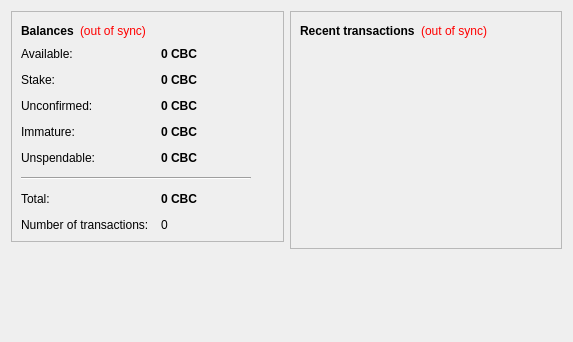
<?xml version="1.0" encoding="UTF-8"?>
<ui version="4.0">
 <class>OverviewPage</class>
 <widget class="QWidget" name="OverviewPage">
  <property name="geometry">
   <rect>
    <x>0</x>
    <y>0</y>
    <width>573</width>
    <height>342</height>
   </rect>
  </property>
  <property name="windowTitle">
   <string>Form</string>
  </property>
  <layout class="QHBoxLayout" name="horizontalLayout" stretch="1,1">
   <item>
    <layout class="QVBoxLayout" name="verticalLayout_2">
     <item>
      <widget class="QFrame" name="frame">
       <property name="frameShape">
        <enum>QFrame::StyledPanel</enum>
       </property>
       <property name="frameShadow">
        <enum>QFrame::Raised</enum>
       </property>
       <layout class="QVBoxLayout" name="verticalLayout_4">
        <item>
         <layout class="QHBoxLayout" name="horizontalLayout_4">
          <item>
           <widget class="QLabel" name="label_5">
            <property name="font">
             <font>
              <weight>75</weight>
              <bold>true</bold>
             </font>
            </property>
            <property name="text">
             <string>Balances</string>
            </property>
           </widget>
          </item>
          <item>
           <widget class="QLabel" name="labelWalletStatus">
            <property name="toolTip">
             <string>The displayed information may be out of date. Your wallet automatically synchronizes with the CharlieBrownCoin network after a connection is established, but this process has not completed yet.</string>
            </property>
            <property name="styleSheet">
             <string notr="true">QLabel { color: red; }</string>
            </property>
            <property name="text">
             <string notr="true">(out of sync)</string>
            </property>
            <property name="alignment">
             <set>Qt::AlignLeading|Qt::AlignLeft|Qt::AlignVCenter</set>
            </property>
           </widget>
          </item>
          <item>
           <spacer name="horizontalSpacer_2">
            <property name="orientation">
             <enum>Qt::Horizontal</enum>
            </property>
            <property name="sizeHint" stdset="0">
             <size>
              <width>40</width>
              <height>20</height>
             </size>
            </property>
           </spacer>
          </item>
         </layout>
        </item>
        <item>
         <layout class="QFormLayout" name="formLayout_2">
          <property name="fieldGrowthPolicy">
           <enum>QFormLayout::AllNonFixedFieldsGrow</enum>
          </property>
          <property name="horizontalSpacing">
           <number>12</number>
          </property>
          <property name="verticalSpacing">
           <number>12</number>
          </property>
          <item row="0" column="0">
           <widget class="QLabel" name="labelAvailableText">
            <property name="toolTip">
             <string>Your current available balance</string>
            </property>
            <property name="text">
             <string>Available:</string>
            </property>
           </widget>
          </item>
          <item row="0" column="1">
           <widget class="QLabel" name="labelAvailable">
            <property name="font">
             <font>
              <weight>75</weight>
              <bold>true</bold>
             </font>
            </property>
            <property name="cursor">
             <cursorShape>IBeamCursor</cursorShape>
            </property>
            <property name="toolTip">
             <string>Your current available balance</string>
            </property>
            <property name="text">
             <string notr="true">0 CBC</string>
            </property>
            <property name="alignment">
             <set>Qt::AlignLeading|Qt::AlignLeft|Qt::AlignVCenter</set>
            </property>
            <property name="textInteractionFlags">
             <set>Qt::LinksAccessibleByMouse|Qt::TextSelectableByKeyboard|Qt::TextSelectableByMouse</set>
            </property>
           </widget>
          </item>
          <item row="1" column="0">
           <widget class="QLabel" name="label_6">
            <property name="toolTip">
             <string>Total of coins that was staked, and do not yet count toward the current balance</string>
            </property>
            <property name="text">
             <string>Stake:</string>
            </property>
           </widget>
          </item>
          <item row="1" column="1">
           <widget class="QLabel" name="labelStake">
            <property name="font">
             <font>
              <weight>75</weight>
              <bold>true</bold>
             </font>
            </property>
            <property name="cursor">
             <cursorShape>IBeamCursor</cursorShape>
            </property>
            <property name="toolTip">
             <string>Total of coins that was staked, and do not yet count toward the current balance</string>
            </property>
            <property name="text">
             <string notr="true">0 CBC</string>
            </property>
            <property name="alignment">
             <set>Qt::AlignLeading|Qt::AlignLeft|Qt::AlignVCenter</set>
            </property>
            <property name="textInteractionFlags">
             <set>Qt::LinksAccessibleByMouse|Qt::TextSelectableByKeyboard|Qt::TextSelectableByMouse</set>
            </property>
           </widget>
          </item>
          <item row="2" column="0">
           <widget class="QLabel" name="label_3">
            <property name="toolTip">
             <string>Total of transactions that have yet to be confirmed, and do not yet count toward the current balance</string>
            </property>
            <property name="text">
             <string>Unconfirmed:</string>
            </property>
           </widget>
          </item>
          <item row="2" column="1">
           <widget class="QLabel" name="labelUnconfirmed">
            <property name="font">
             <font>
              <weight>75</weight>
              <bold>true</bold>
             </font>
            </property>
            <property name="cursor">
             <cursorShape>IBeamCursor</cursorShape>
            </property>
            <property name="toolTip">
             <string>Total of transactions that have yet to be confirmed, and do not yet count toward the current balance</string>
            </property>
            <property name="text">
             <string notr="true">0 CBC</string>
            </property>
            <property name="alignment">
             <set>Qt::AlignLeading|Qt::AlignLeft|Qt::AlignVCenter</set>
            </property>
            <property name="textInteractionFlags">
             <set>Qt::LinksAccessibleByMouse|Qt::TextSelectableByKeyboard|Qt::TextSelectableByMouse</set>
            </property>
           </widget>
          </item>
          <item row="3" column="0">
           <widget class="QLabel" name="labelImmatureText">
            <property name="toolTip">
             <string>Mined balance that has not yet matured</string>
            </property>
            <property name="text">
             <string>Immature:</string>
            </property>
           </widget>
          </item>
          <item row="3" column="1">
           <widget class="QLabel" name="labelImmature">
            <property name="font">
             <font>
              <weight>75</weight>
              <bold>true</bold>
             </font>
            </property>
            <property name="toolTip">
             <string>Mined balance that has not yet matured</string>
            </property>
            <property name="text">
             <string notr="true">0 CBC</string>
            </property>
            <property name="alignment">
             <set>Qt::AlignLeading|Qt::AlignLeft|Qt::AlignVCenter</set>
            </property>
            <property name="textInteractionFlags">
             <set>Qt::LinksAccessibleByMouse|Qt::TextSelectableByKeyboard|Qt::TextSelectableByMouse</set>
            </property>
           </widget>
          </item>
          <item row="4" column="0">
           <widget class="QLabel" name="labelBalanceWatchOnlyText">
            <property name="toolTip">
             <string>Your unspendable balance</string>
            </property>
            <property name="text">
             <string>Unspendable:</string>
            </property>
           </widget>
          </item>
          <item row="4" column="1">
           <widget class="QLabel" name="labelBalanceWatchOnly">
            <property name="font">
             <font>
              <weight>75</weight>
              <bold>true</bold>
             </font>
            </property>
            <property name="cursor">
             <cursorShape>IBeamCursor</cursorShape>
            </property>
            <property name="toolTip">
             <string>Your unspendable balance</string>
            </property>
            <property name="text">
             <string notr="true">0 CBC</string>
            </property>
            <property name="alignment">
             <set>Qt::AlignLeading|Qt::AlignLeft|Qt::AlignVCenter</set>
            </property>
            <property name="textInteractionFlags">
             <set>Qt::LinksAccessibleByMouse|Qt::TextSelectableByKeyboard|Qt::TextSelectableByMouse</set>
            </property>
           </widget>
          </item>
          <item row="5" column="0" colspan="2">
           <widget class="Line" name="line">
            <property name="maximumSize">
             <size>
              <width>230</width>
              <height>16777215</height>
             </size>
            </property>
            <property name="orientation">
             <enum>Qt::Horizontal</enum>
            </property>
           </widget>
          </item>
          <item row="6" column="0">
           <widget class="QLabel" name="labelTotalText">
            <property name="toolTip">
             <string>Your current total balance</string>
            </property>
            <property name="text">
             <string>Total:</string>
            </property>
           </widget>
          </item>
          <item row="6" column="1">
           <widget class="QLabel" name="labelTotal">
            <property name="font">
             <font>
              <weight>75</weight>
              <bold>true</bold>
             </font>
            </property>
            <property name="toolTip">
             <string>Your current total balance</string>
            </property>
            <property name="text">
             <string notr="true">0 CBC</string>
            </property>
            <property name="alignment">
             <set>Qt::AlignLeading|Qt::AlignLeft|Qt::AlignVCenter</set>
            </property>
            <property name="textInteractionFlags">
             <set>Qt::LinksAccessibleByMouse|Qt::TextSelectableByKeyboard|Qt::TextSelectableByMouse</set>
            </property>
           </widget>
          </item>
          <item row="7" column="0">
           <widget class="QLabel" name="label_2">
            <property name="toolTip">
             <string>Total number of transactions in wallet</string>
            </property>
            <property name="text">
             <string>Number of transactions:</string>
            </property>
           </widget>
          </item>
          <item row="7" column="1">
           <widget class="QLabel" name="labelNumTransactions">
            <property name="toolTip">
             <string>Total number of transactions in wallet</string>
            </property>
            <property name="text">
             <string notr="true">0</string>
            </property>
           </widget>
          </item>
         </layout>
        </item>
       </layout>
      </widget>
     </item>
     <item>
      <spacer name="verticalSpacer">
       <property name="orientation">
        <enum>Qt::Vertical</enum>
       </property>
       <property name="sizeHint" stdset="0">
        <size>
         <width>20</width>
         <height>40</height>
        </size>
       </property>
      </spacer>
     </item>
    </layout>
   </item>
   <item>
    <layout class="QVBoxLayout" name="verticalLayout_3">
     <item>
      <widget class="QFrame" name="frame_2">
       <property name="frameShape">
        <enum>QFrame::StyledPanel</enum>
       </property>
       <property name="frameShadow">
        <enum>QFrame::Raised</enum>
       </property>
       <layout class="QVBoxLayout" name="verticalLayout">
        <item>
         <layout class="QHBoxLayout" name="horizontalLayout_2">
          <item>
           <widget class="QLabel" name="label_4">
            <property name="text">
             <string>&lt;b&gt;Recent transactions&lt;/b&gt;</string>
            </property>
           </widget>
          </item>
          <item>
           <widget class="QLabel" name="labelTransactionsStatus">
            <property name="toolTip">
             <string>The displayed information may be out of date. Your wallet automatically synchronizes with the CharlieBrownCoin network after a connection is established, but this process has not completed yet.</string>
            </property>
            <property name="styleSheet">
             <string notr="true">QLabel { color: red; }</string>
            </property>
            <property name="text">
             <string notr="true">(out of sync)</string>
            </property>
            <property name="alignment">
             <set>Qt::AlignRight|Qt::AlignTrailing|Qt::AlignVCenter</set>
            </property>
           </widget>
          </item>
          <item>
           <spacer name="horizontalSpacer">
            <property name="orientation">
             <enum>Qt::Horizontal</enum>
            </property>
            <property name="sizeHint" stdset="0">
             <size>
              <width>40</width>
              <height>20</height>
             </size>
            </property>
           </spacer>
          </item>
         </layout>
        </item>
        <item>
         <widget class="QListView" name="listTransactions">
          <property name="styleSheet">
           <string notr="true">QListView { background: transparent; }</string>
          </property>
          <property name="frameShape">
           <enum>QFrame::NoFrame</enum>
          </property>
          <property name="verticalScrollBarPolicy">
           <enum>Qt::ScrollBarAlwaysOff</enum>
          </property>
          <property name="horizontalScrollBarPolicy">
           <enum>Qt::ScrollBarAlwaysOff</enum>
          </property>
          <property name="selectionMode">
           <enum>QAbstractItemView::NoSelection</enum>
          </property>
         </widget>
        </item>
       </layout>
      </widget>
     </item>
     <item>
      <spacer name="verticalSpacer_2">
       <property name="orientation">
        <enum>Qt::Vertical</enum>
       </property>
       <property name="sizeHint" stdset="0">
        <size>
         <width>20</width>
         <height>40</height>
        </size>
       </property>
      </spacer>
     </item>
    </layout>
   </item>
  </layout>
 </widget>
 <resources/>
 <connections/>
</ui>
